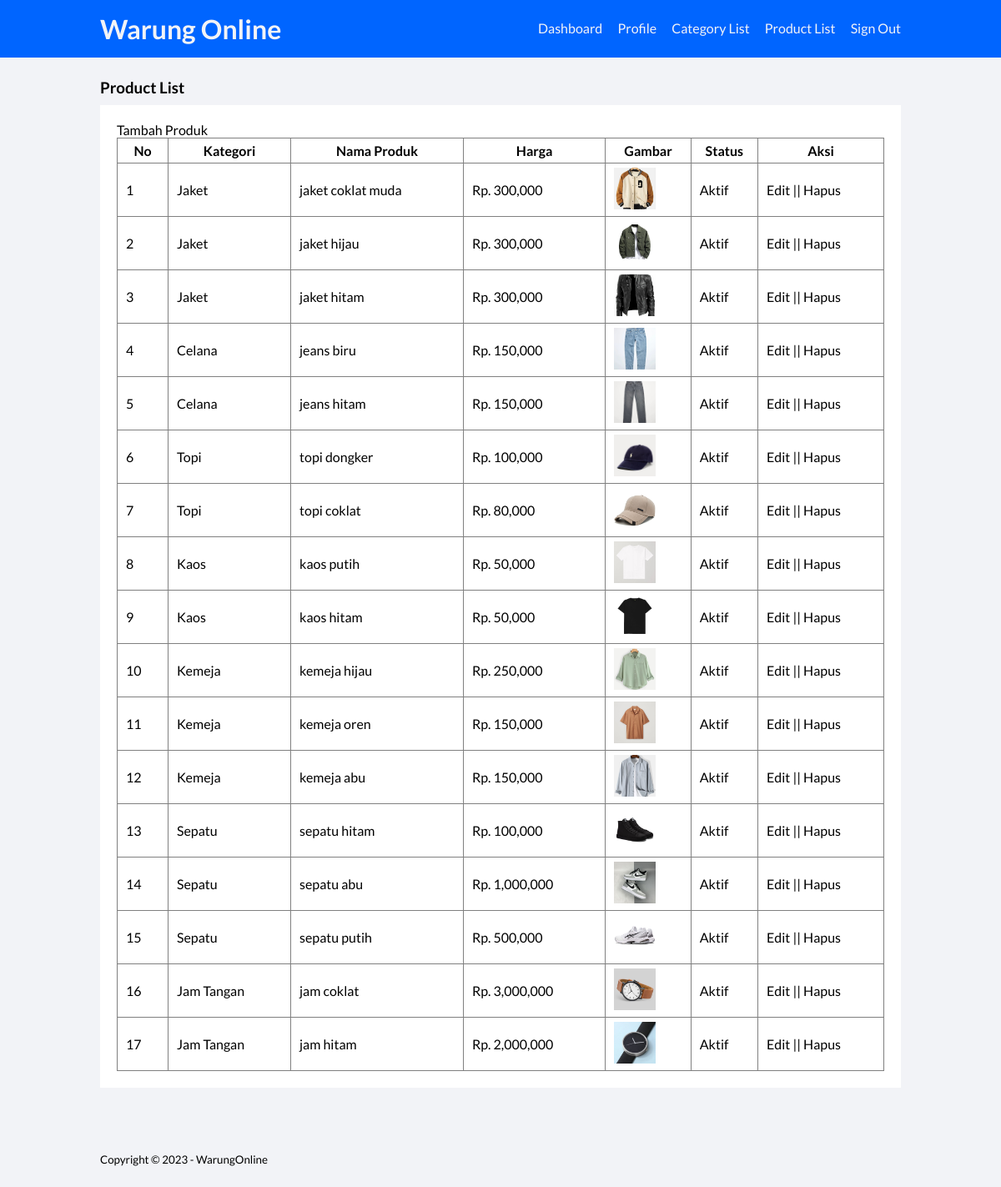
Page /list-product.php (signed in) on the committed database.
### tables this page shows
CREATE TABLE `tb_product` (
  `product_id` int(11) NOT NULL,
  `category_id` int(11) NOT NULL,
  `product_name` varchar(100) NOT NULL,
  `product_price` int(11) NOT NULL,
  `product_description` text NOT NULL,
  `product_images` varchar(100) NOT NULL,
  `product_status` tinyint(1) NOT NULL,
  `date_created` timestamp NOT NULL DEFAULT current_timestamp()
);

CREATE TABLE `tb_kategori` (
  `category_id` int(11) NOT NULL,
  `category_name` varchar(25) NOT NULL
);

### connect.php (called while the page is built, shortened)
<?php
class database{
	private $hostname = "localhost";
	private $username = "root";
	private $password = "";
	private $dbname = "warung_online";
	private $koneksi = "";
	public function __construct(){
		$this->koneksi = mysqli_connect($this->hostname, $this->username, $this->password,$this->dbname);
	}
	public function getConnection() {
        return $this->koneksi;
	}
}
class ProductClass extends database{
	public function tampil_produk(){
		$tampil = mysqli_query($this->getConnection(), "SELECT * FROM tb_product LEFT JOIN tb_kategori USING (category_id) ORDER BY product_id DESC");
		return $tampil;
	}
}
?>

### list-product.php (the view, shortened to what this page needs)
<?php
    include 'connect.php';
?>
<!DOCTYPE html>
<html lang="en">
<head>
    <link rel="stylesheet" type="text/css" href="css/style.css">
</head>
<body>
    <header>
        <div class="container">
            <h1><a href="dashboard.php">Warung Online</h1>
            <ul>
                <li><a href="dashboard.php">Dashboard</a></li>
                <li><a href="profile.php">Profile</a></li>
                <li><a href="list-category.php">Category List</a></li>
                <li><a href="list-product.php">Product List</a></li>
                <li><a href="logout.php">Sign Out</a></li>
            </ul>
        </div>
    </header>
    <div class="section">
		<div class="container">
			<h3>Product List</h3>
			<div class="box">
				<p><a href="tambah-produk.php">Tambah Produk</a></p>
				<table border="1" cellspacing="0" class="table">
					<thead>
						<tr>
							<th width="60px">No</th>
							<th>Kategori</th>
							<th>Nama Produk</th>
							<th>Harga</th>
							<th>Gambar</th>
							<th>Status</th>
							<th width="150px">Aksi</th>
						</tr>
					</thead>
					<tbody>
						<?php
							$no = 1;
							$p = new ProductClass;
							$produk = $p->tampil_produk();
							if(mysqli_num_rows($produk) > 0){
							while($row = mysqli_fetch_array($produk)){
						?>
						<tr>
							<td><?php echo $no++ ?></td>
							<td><?php echo $row['category_name'] ?></td>
							<td><?php echo $row['product_name'] ?></td>
							<td>Rp. <?php echo number_format($row['product_price']) ?></td>
							<td><a href="produk/<?php echo $row['product_images'] ?>" target="_blank"> <img src="produk/<?php echo $row['product_images'] ?>" width="50px"> </a></td>
							<td><?php echo ($row['product_status'] == 0)? 'Tidak Aktif':'Aktif'; ?></td>
							<td>
								<a href="edit-produk.php?id=<?php echo $row['product_id'] ?>">Edit</a> || <a href="hapus-produk.php?idp=<?php echo $row['product_id'] ?>" onclick="return confirm('Yakin ingin hapus ?')">Hapus</a>
							</td>
						</tr>
						<?php }}else{ ?>
							<tr>
								<td colspan="7">Tidak ada data</td>
							</tr>
						<?php } ?>
					</tbody>
				</table>
			</div>
		</div>
	</div>
    <footer>
        <div class="container">
            <small>Copyright &copy; 2023 - WarungOnline</small>
        </div>
    </footer>
</body>
</html>

### css/style.css (style rules this page uses)
* { padding:0; margin:0; font-family: 'Lato', sans-serif; }
* { color: inherit; text-decoration: none; }
body { background-color: #f2f3f7; }
header { background-color: #0065ff; color: #f2f3f7; }
header h1 { float: left; padding: 15px 0; }
header ul { float: right; }
header ul li { display: inline-block; }
header ul li a { padding: 20px 0 20px 15px; display: inline-block; }
footer { padding: 25px 0; }
.container { width: 80%; margin: auto; }
.container:after { content: ''; display:block; clear:both; }
.section { padding: 25px 0; }
.box { background-color: #fff; border: none; padding: 20px ; box-sizing: border-box; margin: 10px 0 25px 0; }
.box:after { content: ''; display: block; clear: both; }
.table { width: 100%; border-collapse: collapse; }
.table tr { height: 30px; }
.table tr td { padding: 5px 10px; }

### rows in the picture
tb_product: category.category_name "Jaket", product_name "jaket coklat muda", product_price "300,000", product_images (picture), product_status "Aktif"
tb_product: category.category_name "Jaket", product_name "jaket hijau", product_price "300,000", product_images (picture), product_status "Aktif"
tb_product: category.category_name "Jaket", product_name "jaket hitam", product_price "300,000", product_images (picture), product_status "Aktif"
tb_product: category.category_name "Celana", product_name "jeans biru", product_price "150,000", product_images (picture), product_status "Aktif"
tb_product: category.category_name "Celana", product_name "jeans hitam", product_price "150,000", product_images (picture), product_status "Aktif"
tb_product: category.category_name "Topi", product_name "topi dongker", product_price "100,000", product_images (picture), product_status "Aktif"
tb_product: category.category_name "Topi", product_name "topi coklat", product_price "80,000", product_images (picture), product_status "Aktif"
tb_product: category.category_name "Kaos", product_name "kaos putih", product_price "50,000", product_images (picture), product_status "Aktif"
tb_product: category.category_name "Kaos", product_name "kaos hitam", product_price "50,000", product_images (picture), product_status "Aktif"
tb_product: category.category_name "Kemeja", product_name "kemeja hijau", product_price "250,000", product_images (picture), product_status "Aktif"
tb_product: category.category_name "Kemeja", product_name "kemeja oren", product_price "150,000", product_images (picture), product_status "Aktif"
tb_product: category.category_name "Kemeja", product_name "kemeja abu", product_price "150,000", product_images (picture), product_status "Aktif"
tb_product: category.category_name "Sepatu", product_name "sepatu hitam", product_price "100,000", product_images (picture), product_status "Aktif"
tb_product: category.category_name "Sepatu", product_name "sepatu abu", product_price "1,000,000", product_images (picture), product_status "Aktif"
tb_product: category.category_name "Sepatu", product_name "sepatu putih", product_price "500,000", product_images (picture), product_status "Aktif"
tb_product: category.category_name "Jam Tangan", product_name "jam coklat", product_price "3,000,000", product_images (picture), product_status "Aktif"
tb_product: category.category_name "Jam Tangan", product_name "jam hitam", product_price "2,000,000", product_images (picture), product_status "Aktif"
